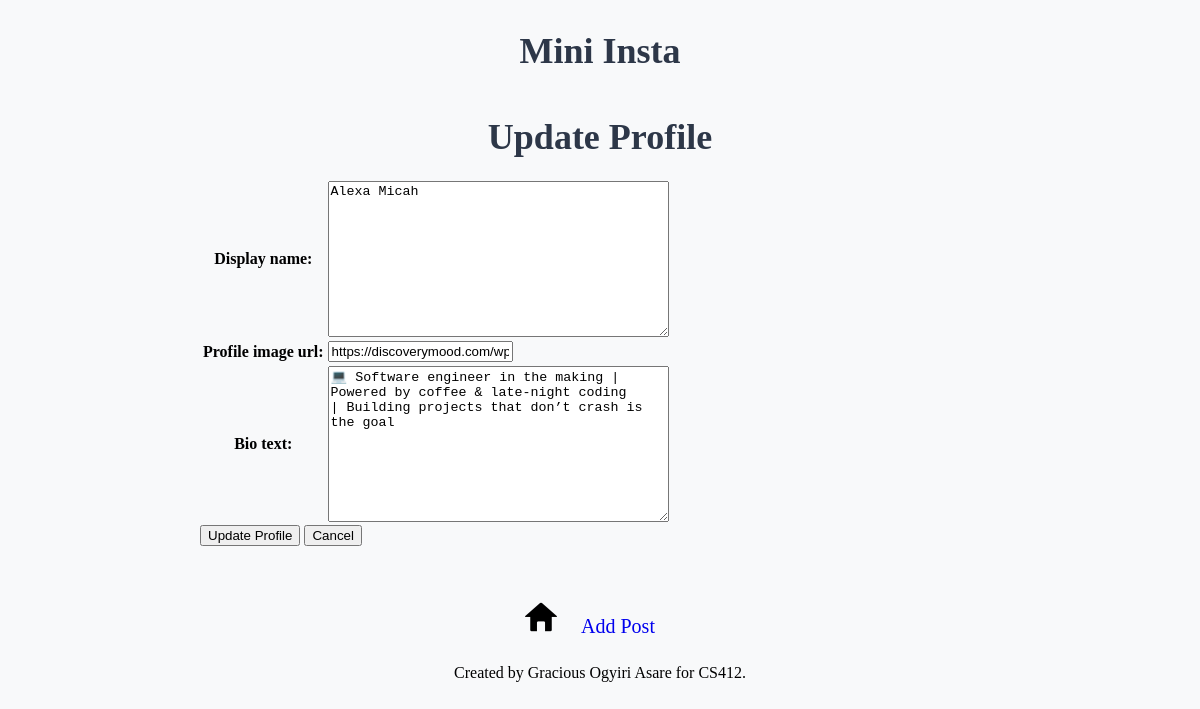
The app's page /mini_insta/profile/1/update/, older data.
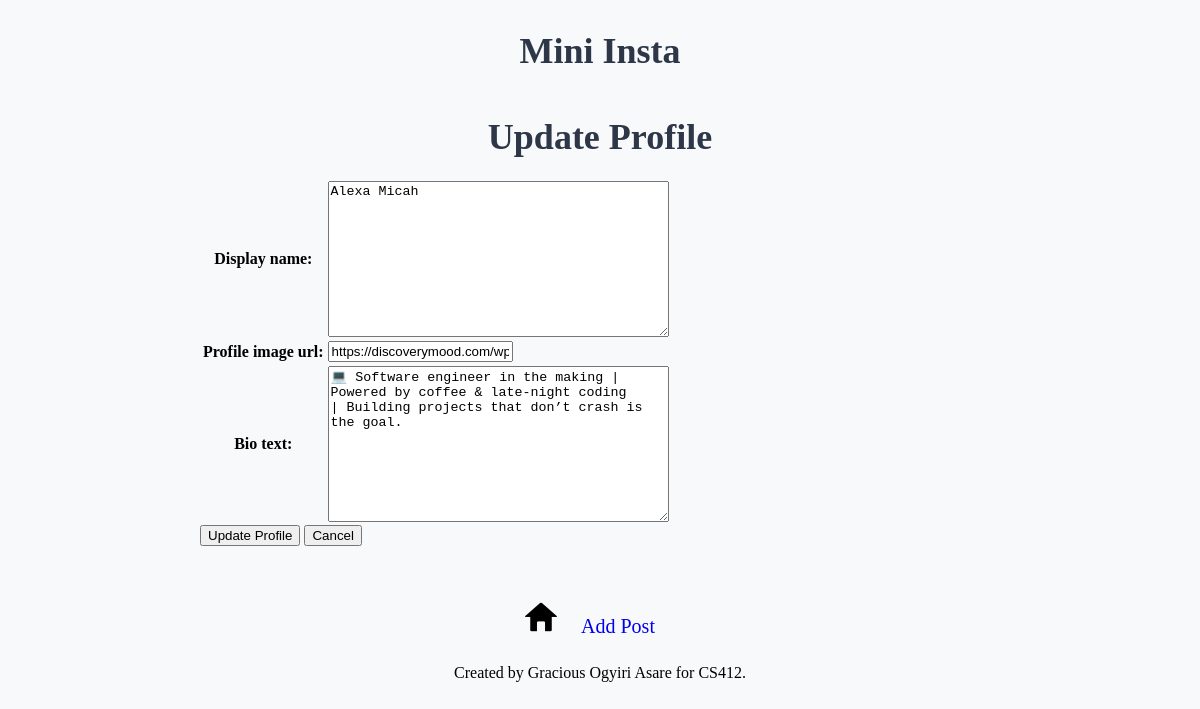
The same page, newer data.
### mini_insta/models.py (models this page shows, shortened)
class Profile(models.Model):
    username = models.TextField(blank=True)
    display_name = models.TextField(blank=True)
    profile_image_url = models.URLField(blank=True)
    bio_text = models.TextField(blank=True)
    join_date = models.DateTimeField(auto_now=True) #set the joined date automatically

### mini_insta/views.py (the view)
# urls.py: path('profile/<int:pk>/update/', UpdateProfileView.as_view(), name='update_profile'),
class UpdateProfileView(UpdateView):
    model = Profile
    form_class = UpdateProfileForm
    template_name = 'mini_insta/update_profile_form.html'

### mini_insta/forms.py
class UpdateProfileForm(forms.ModelForm):
    class Meta:
        model = Profile
        fields = ['display_name', 'profile_image_url', 'bio_text']

### mini_insta/templates/mini_insta/update_profile_form.html (shortened to what this page needs)
{% extends "mini_insta/base.html" %} {% block content %}
<h1>Update Profile</h1>
<form method="post">
  <table>
    {{ form.as_table }}
  </table>
  <input type="submit" value="Update Profile" />
  <a href="{% url 'show_profile' profile.pk %}">
    <button type="button">Cancel</button>
  </a>
</form>
{% endblock content %}

Row changes from the older to the newer data that the page shows:
changed Profile "Alexa Micah": bio_text "💻 Software engineer in the making | Powered by coffee & late-night coding | Building projects that don’t crash is the goal" → "💻 Software engineer in the making | Powered by coffee & late-night coding | Building projects that don’t crash is the goal."
